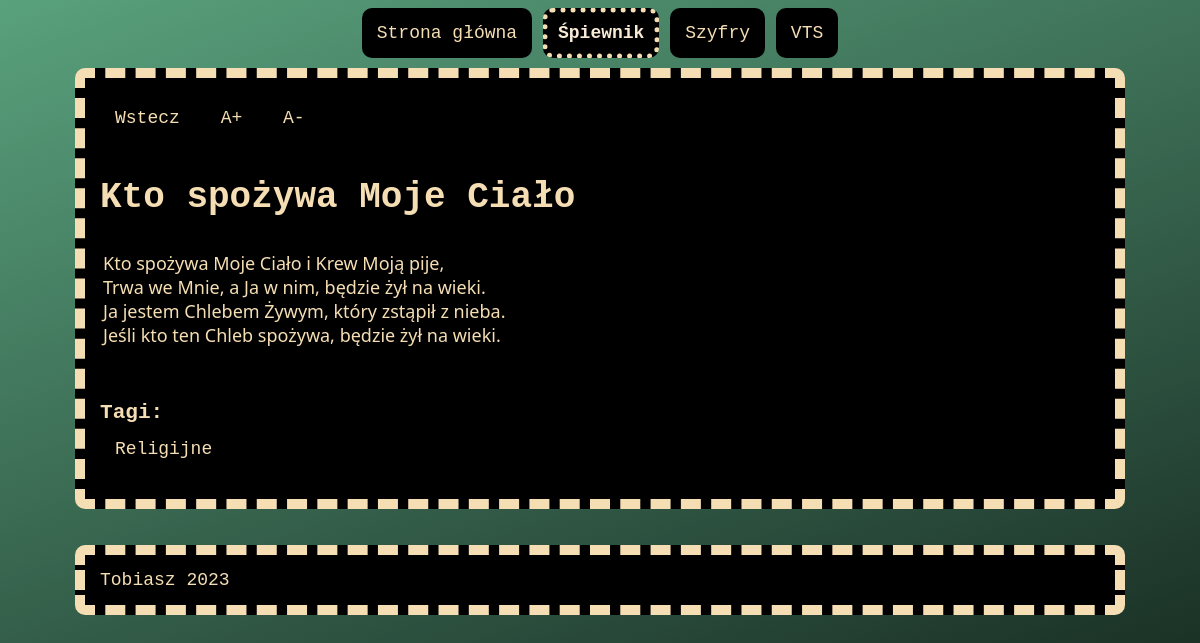
Screenshot of /spiewnik/song/1 with the database file from the repository.
### models.py (models this page shows, shortened)
class Song(db.Model):
    id = db.Column(db.Integer, primary_key=True)
    title = db.Column(db.String(150), nullable=False)
    authors = db.relationship('Author', secondary=song_author, backref='songs')
    verse_order = db.Column(db.String(150))
    verses = db.relationship('Verse', backref='song')
    tags = db.relationship('Tag', secondary=song_tag, backref='songs')
    def verses_in_order(self):
        if self.verse_order == None:
            return self.verses
        verses_in_order = []
        for name in self.verse_order.split():
            verse = Verse.query.filter_by(song_id = self.id, name=name).first()
            verses_in_order.append(verse)
        return verses_in_order

class Verse(db.Model):
    id = db.Column(db.Integer, primary_key=True)
    name = db.Column(db.String(3))
    song_id = db.Column(db.Integer, db.ForeignKey('song.id'))
    text = db.Column(db.Text, nullable=False)
    chords = db.Column(db.Text)
    def Indent_class(self):
        if 'c' in self.name:
            return 'chorus'
        return ''

class Tag(db.Model):
    id = db.Column(db.Integer, primary_key=True)
    name = db.Column(db.String(150), nullable=False)

### spiewnik.py (the view)
@spiewnik.route('/song/<id>')
def song(id):
    song = Song.query.filter_by(id=id).first()
    return render_template("song.html", song=song, active_tab=active_tab)

### templates/song.html (shortened to what this page needs)
{% extends "base.html" %}
{% block content %}
    <a class="button" onclick="history.back()">Wstecz</a>
    <a class="button" style="user-select: none;" onclick="changeFontSize(1)">A+</a>
    <a class="button" style="user-select: none;" onclick="changeFontSize(-1)">A-</a>
    <div>
        <h1 style="margin-bottom: 0;">{{ song.title }}</h1>
        <div id="songtext" class="songtext" style="font-size: 18px;">
            {% for verse in song.verses_in_order() %}
            <table style="margin-top: 15px; margin-bottom: 15px;" class="{{ verse.Indent_class() }}">
                <tbody><tr><td>
                            {% for line in verse.text.split('\n') %}
                                {{ line }}</br>{% endfor %}
                </td></tr></tbody>
            </table>
            {% endfor %}
        </div>
    </div>
    <h3 style="margin-bottom: 0px; margin-top: 5%;">Tagi:</h3>
    {% for tag in song.tags%}
        <a class="button" href="/spiewnik/tag/{{ tag.id }}">{{ tag.name }}</a>
    {% endfor %}
{% endblock %}

### static/css/main.css (style rules this page uses)
body { height: 100%; background: linear-gradient(160deg,rgb(89, 161, 125) 0%, rgb(18, 33, 26)100%); }
header.navbar a, .button { font-size: large; color: wheat; text-decoration: none; display: inline-block; background-color: black; padding: 10px; border: 5px; border-style: dotted; border-color: black; transition: all 0.2s ease-out; border-radius: 10px; margin-bottom: 10px; }
a { text-decoration: none; color: goldenrod; }
div.songtext { margin-top: 30px; transition: 0.1s; font-family:system-ui, -apple-system, BlinkMacSystemFont, 'Segoe UI', Roboto, Oxygen, Ubuntu, Cantarell, 'Open Sans', 'Helvetica Neue', sans-serif; }

### rows the page displays
Song: title "Kto spożywa Moje Ciało"
Verse: line "Kto spożywa Moje Ciało i Krew Moją pije," "Trwa we Mnie, a Ja w nim, będzie żył na wieki." "Ja jestem Chlebem Żywym, który zstąpił z nieba." "Jeśli kto ten Chleb spożywa, będzie żył na wieki."
Tag: name "Religijne"
